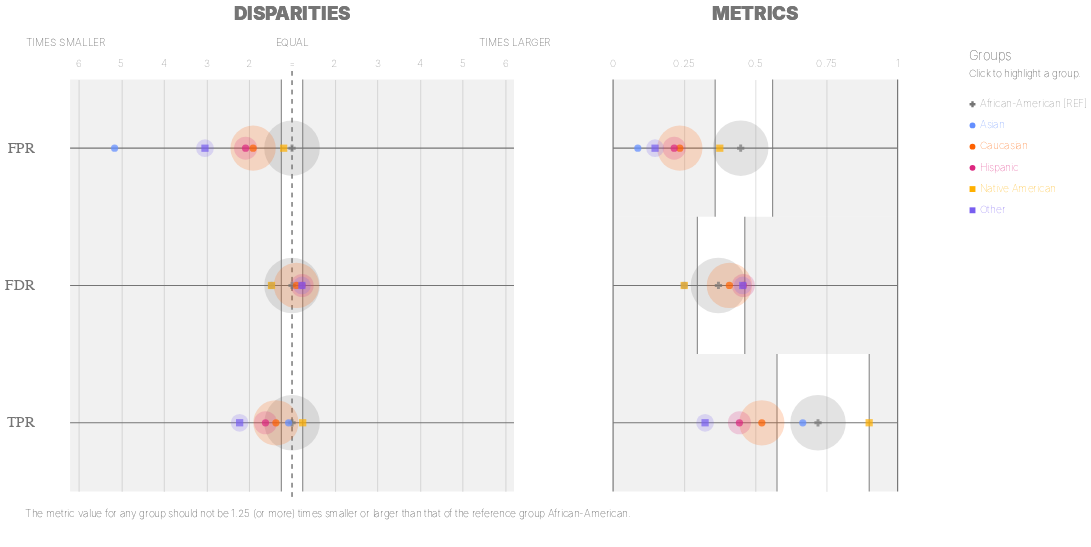

Notebook source saved alongside this figure:
### Code cell
ap.disparities_metrics(majority_bdf, METRICS,ATTRIBUTE, accessibility_mode=True)

### Figure 1 — Vega-Lite specification as saved in the notebook (floating-point values rounded to 4 significant figures)
{"config": {"view": {"continuousWidth": 400, "continuousHeight": 300, "strokeWidth": 0}, "axisLeft": {"labelColor": "rgb(117,117,117)", "labelFont": "Arial", "labelFontSize": 16}}, "hconcat": [{"layer": [{"data": {"name": "data-c0d075a859493b65d044b3511fcd129b"}, "mark": {"type": "rule", "stroke": "rgb(117,117,117)", "strokeWidth": 1.25, "tooltip": ""}, "encoding": {"x": {"type": "quantitative", "field": "x", "scale": {"domain": [-5, 5], "range": [57.0, 513.0]}}, "x2": {"field": "x2"}, "y": {"type": "nominal", "axis": {"domain": false, "labelAngle": 0, "labelPadding": -10, "orient": "left", "ticks": false, "title": ""}, "field": "metric", "scale": {"domain": ["FPR", "FDR", "TPR"], "range": [55.0, 495.0]}}}}, {"data": {"name": "data-79dd248bdaa0ea02c535240e8ad022c8"}, "mark": {"type": "rule", "stroke": "rgb(117,117,117)", "strokeDash": [5, 5], "strokeWidth": 1}, "encoding": {"tooltip": {"value": "African-American [REF]"}, "x": {"value": 285.0}, "y": {"value": 45.83}, "y2": {"value": 504.2}}}, {"data": {"name": "data-480d08adbcf1a8788c7976ef0d60b38c"}, "mark": {"type": "text", "align": "center", "color": "rgb(117,117,117)", "font": "Arial", "fontSize": 11, "fontWeight": 100, "tooltip": ""}, "encoding": {"text": {"type": "nominal", "field": "label"}, "x": {"type": "quantitative", "field": "value", "scale": {"domain": [-5, 5], "range": [57.0, 513.0]}}, "y": {"value": 38.5}}}, {"layer": [{"mark": {"type": "text", "align": "right", "fill": "rgb(117,117,117)", "font": "Arial", "fontSize": 11, "fontWeight": 100, "tooltip": ""}, "encoding": {"text": {"value": "TIMES SMALLER"}, "x": {"value": 85.5}, "y": {"value": 16.5}}}, {"mark": {"type": "text", "align": "left", "fill": "rgb(117,117,117)", "font": "Arial", "fontSize": 11, "fontWeight": 100, "tooltip": ""}, "encoding": {"text": {"value": "TIMES LARGER"}, "x": {"value": 484.5}, "y": {"value": 16.5}}}, {"mark": {"type": "text", "align": "center", "fill": "rgb(117,117,117)", "font": "Arial", "fontSize": 11, "fontWeight": 100, "tooltip": ""}, "encoding": {"text": {"value": "EQUAL"}, "x": {"value": 285.0}, "y": {"value": 16.5}}}], "data": {"name": "data-79dd248bdaa0ea02c535240e8ad022c8"}}, {"layer": [{"mark": {"type": "rule", "opacity": 0.8, "stroke": "rgb(117,117,117)", "strokeWidth": 1.25, "tooltip": ""}, "encoding": {"x": {"type": "quantitative", "field": "min", "scale": {"domain": [-5, 5], "range": [57.0, 513.0]}}, "y": {"value": 55.0}, "y2": {"value": 495.0}}}, {"mark": {"type": "rule", "opacity": 0.8, "stroke": "rgb(117,117,117)", "strokeWidth": 1.25, "tooltip": ""}, "encoding": {"x": {"type": "quantitative", "field": "max", "scale": {"domain": [-5, 5], "range": [57.0, 513.0]}}, "y": {"value": 55.0}, "y2": {"value": 495.0}}}, {"layer": [{"mark": {"type": "rect", "fill": "rgb(117,117,117)", "opacity": 0.1, "tooltip": ""}, "encoding": {"x": {"type": "quantitative", "field": "min", "scale": {"domain": [-5, 5], "range": [57.0, 513.0]}}, "x2": {"field": "lower_end"}, "y": {"value": 55.0}, "y2": {"value": 495.0}}}, {"mark": {"type": "rect", "fill": "rgb(117,117,117)", "opacity": 0.1, "tooltip": ""}, "encoding": {"x": {"type": "quantitative", "field": "max", "scale": {"domain": [-5, 5], "range": [57.0, 513.0]}}, "x2": {"field": "upper_end"}, "y": {"value": 55.0}, "y2": {"value": 495.0}}}]}, {"data": {"name": "data-79dd248bdaa0ea02c535240e8ad022c8"}, "mark": {"type": "text", "align": "left", "baseline": "top", "fill": "rgb(117,117,117)", "font": "Arial", "fontSize": 11, "fontWeight": 100, "tooltip": ""}, "encoding": {"text": {"value": "The metric value for any group should not be 1.25 (or more) times smaller or larger than that of the reference group African-American."}, "x": {"value": 0}, "y": {"value": 513.3}}}], "data": {"name": "data-4deb0f2b4b527b763d766fbb3c14c336"}}, {"layer": [{"mark": "circle"}, {"data": {"name": "data-2212780b1f478cf24ed134466f6e26ca"}, "mark": {"type": "circle", "opacity": 0.2}, "encoding": {"color": {"condition": {"type": "nominal", "field": "attribute_value", "legend": null, "scale": {"domain": ["African-American", "Asian", "Caucasian", "Hispanic", "Native American", "Other"], "range": ["rgb(117,117,117)", "rgb(100, 143, 255)", "rgb(254, 97, 0)", "rgb(220, 38, 127)", "rgb(255, 176, 0)", "rgb(120, 94, 240)"]}, "selection": "selector009"}, "value": "rgb(224,224,224)"}, "size": {"type": "quantitative", "field": "group_size", "legend": null, "scale": {"domain": [0, 4435.0], "range": [0, 4224.0]}}, "tooltip": [{"type": "nominal", "field": "attribute_value", "title": "Group"}, {"type": "nominal", "field": "tooltip_group_size", "title": "Group Size"}, {"type": "nominal", "field": "tooltip_disparity_explanation_fpr", "title": "Disparity"}, {"type": "quantitative", "field": "fpr", "format": ".2f", "title": "FPR"}], "x": {"type": "quantitative", "axis": {"domain": false, "labels": false, "ticks": false, "title": null, "values": [-5, -4, -3, -2, -1, 1, 2, 3, 4, 5]}, "field": "fpr_disparity_scaled", "scale": {"domain": [-5, 5], "range": [57.0, 513.0]}}, "y": {"type": "nominal", "axis": {"domain": false, "grid": false, "labels": false, "ticks": false, "title": " "}, "field": "metric_variable", "scale": {"domain": ["FPR", "FDR", "TPR"], "range": [55.0, 495.0]}}}, "selection": {"selector011": {"type": "multi", "empty": "all", "fields": ["attribute_value"]}}, "transform": [{"calculate": "'FPR'", "as": "metric_variable"}]}, {"data": {"name": "data-2212780b1f478cf24ed134466f6e26ca"}, "mark": {"type": "circle", "opacity": 0.2}, "encoding": {"color": {"condition": {"type": "nominal", "field": "attribute_value", "legend": null, "scale": {"domain": ["African-American", "Asian", "Caucasian", "Hispanic", "Native American", "Other"], "range": ["rgb(117,117,117)", "rgb(100, 143, 255)", "rgb(254, 97, 0)", "rgb(220, 38, 127)", "rgb(255, 176, 0)", "rgb(120, 94, 240)"]}, "selection": "selector009"}, "value": "rgb(224,224,224)"}, "size": {"type": "quantitative", "field": "group_size", "legend": null, "scale": {"domain": [0, 4435.0], "range": [0, 4224.0]}}, "tooltip": [{"type": "nominal", "field": "attribute_value", "title": "Group"}, {"type": "nominal", "field": "tooltip_group_size", "title": "Group Size"}, {"type": "nominal", "field": "tooltip_disparity_explanation_fdr", "title": "Disparity"}, {"type": "quantitative", "field": "fdr", "format": ".2f", "title": "FDR"}], "x": {"type": "quantitative", "axis": {"domain": false, "labels": false, "ticks": false, "title": null, "values": [-5, -4, -3, -2, -1, 1, 2, 3, 4, 5]}, "field": "fdr_disparity_scaled", "scale": {"domain": [-5, 5], "range": [57.0, 513.0]}}, "y": {"type": "nominal", "axis": {"domain": false, "grid": false, "labels": false, "ticks": false, "title": " "}, "field": "metric_variable", "scale": {"domain": ["FPR", "FDR", "TPR"], "range": [55.0, 495.0]}}}, "selection": {"selector013": {"type": "multi", "empty": "all", "fields": ["attribute_value"]}}, "transform": [{"calculate": "'FDR'", "as": "metric_variable"}]}, {"data": {"name": "data-2212780b1f478cf24ed134466f6e26ca"}, "mark": {"type": "circle", "opacity": 0.2}, "encoding": {"color": {"condition": {"type": "nominal", "field": "attribute_value", "legend": null, "scale": {"domain": ["African-American", "Asian", "Caucasian", "Hispanic", "Native American", "Other"], "range": ["rgb(117,117,117)", "rgb(100, 143, 255)", "rgb(254, 97, 0)", "rgb(220, 38, 127)", "rgb(255, 176, 0)", "rgb(120, 94, 240)"]}, "selection": "selector009"}, "value": "rgb(224,224,224)"}, "size": {"type": "quantitative", "field": "group_size", "legend": null, "scale": {"domain": [0, 4435.0], "range": [0, 4224.0]}}, "tooltip": [{"type": "nominal", "field": "attribute_value", "title": "Group"}, {"type": "nominal", "field": "tooltip_group_size", "title": "Group Size"}, {"type": "nominal", "field": "tooltip_disparity_explanation_tpr", "title": "Disparity"}, {"type": "quantitative", "field": "tpr", "format": ".2f", "title": "TPR"}], "x": {"type": "quantitative", "axis": {"domain": false, "labels": false, "ticks": false, "title": null, "values": [-5, -4, -3, -2, -1, 1, 2, 3, 4, 5]}, "field": "tpr_disparity_scaled", "scale": {"domain": [-5, 5], "range": [57.0, 513.0]}}, "y": {"type": "nominal", "axis": {"domain": false, "grid": false, "labels": false, "ticks": false, "title": " "}, "field": "metric_variable", "scale": {"domain": ["FPR", "FDR", "TPR"], "range": [55.0, 495.0]}}}, "selection": {"selector015": {"type": "multi", "empty": "all", "fields": ["attribute_value"]}}, "transform": [{"calculate": "'TPR'", "as": "metric_variable"}]}, {"layer": [{"mark": "point"}, {"data": {"name": "data-2212780b1f478cf24ed134466f6e26ca"}, "mark": {"type": "point", "filled": true, "size": 60}, "encoding": {"color": {"condition": {"type": "nominal", "field": "attribute_value", "legend": null, "scale": {"domain": ["African-American", "Asian", "Caucasian", "Hispanic", "Native American", "Other"], "range": ["rgb(117,117,117)", "rgb(100, 143, 255)", "rgb(254, 97, 0)", "rgb(220, 38, 127)", "rgb(255, 176, 0)", "rgb(120, 94, 240)"]}, "selection": "selector009"}, "value": "rgb(224,224,224)"}, "shape": {"type": "nominal", "field": "attribute_value", "legend": null, "scale": {"domain": ["African-American", "Asian", "Caucasian", "Hispanic", "Native American", "Other"], "range": ["cross", "circle", "circle", "circle", "square", "square"]}}, "tooltip": [{"type": "nominal", "field": "attribute_value", "title": "Group"}, {"type": "nominal", "field": "tooltip_group_size", "title": "Group Size"}, {"type": "nominal", "field": "tooltip_disparity_explanation_fpr", "title": "Disparity"}, {"type": "quantitative", "field": "fpr", "format": ".2f", "title": "FPR"}], "x": {"type": "quantitative", "axis": {"domain": false, "labels": false, "ticks": false, "title": null, "values": [-5, -4, -3, -2, -1, 1, 2, 3, 4, 5]}, "field": "fpr_disparity_scaled", "scale": {"domain": [-5, 5], "range": [57.0, 513.0]}}, "y": {"type": "nominal", "axis": {"domain": false, "grid": false, "labels": false, "ticks": false, "title": " "}, "field": "metric_variable", "scale": {"domain": ["FPR", "FDR", "TPR"], "range": [55.0, 495.0]}}}, "selection": {"selector010": {"type": "multi", "empty": "all", "fields": ["attribute_value"]}}, "transform": [{"calculate": "'FPR'", "as": "metric_variable"}]}, {"data": {"name": "data-2212780b1f478cf24ed134466f6e26ca"}, "mark": {"type": "point", "filled": true, "size": 60}, "encoding": {"color": {"condition": {"type": "nominal", "field": "attribute_value", "legend": null, "scale": {"domain": ["African-American", "Asian", "Caucasian", "Hispanic", "Native American", "Other"], "range": ["rgb(117,117,117)", "rgb(100, 143, 255)", "rgb(254, 97, 0)", "rgb(220, 38, 127)", "rgb(255, 176, 0)", "rgb(120, 94, 240)"]}, "selection": "selector009"}, "value": "rgb(224,224,224)"}, "shape": {"type": "nominal", "field": "attribute_value", "legend": null, "scale": {"domain": ["African-American", "Asian", "Caucasian", "Hispanic", "Native American", "Other"], "range": ["cross", "circle", "circle", "circle", "square", "square"]}}, "tooltip": [{"type": "nominal", "field": "attribute_value", "title": "Group"}, {"type": "nominal", "field": "tooltip_group_size", "title": "Group Size"}, {"type": "nominal", "field": "tooltip_disparity_explanation_fdr", "title": "Disparity"}, {"type": "quantitative", "field": "fdr", "format": ".2f", "title": "FDR"}], "x": {"type": "quantitative", "axis": {"domain": false, "labels": false, "ticks": false, "title": null, "values": [-5, -4, -3, -2, -1, 1, 2, 3, 4, 5]}, "field": "fdr_disparity_scaled", "scale": {"domain": [-5, 5], "range": [57.0, 513.0]}}, "y": {"type": "nominal", "axis": {"domain": false, "grid": false, "labels": false, "ticks": false, "title": " "}, "field": "metric_variable", "scale": {"domain": ["FPR", "FDR", "TPR"], "range": [55.0, 495.0]}}}, "selection": {"selector012": {"type": "multi", "empty": "all", "fields": ["attribute_value"]}}, "transform": [{"calculate": "'FDR'", "as": "metric_variable"}]}, {"data": {"name": "data-2212780b1f478cf24ed134466f6e26ca"}, "mark": {"type": "point", "filled": true, "size": 60}, "encoding": {"color": {"condition": {"type": "nominal", "field": "attribute_value", "legend": null, "scale": {"domain": ["African-American", "Asian", "Caucasian", "Hispanic", "Native American", "Other"], "range": ["rgb(117,117,117)", "rgb(100, 143, 255)", "rgb(254, 97, 0)", "rgb(220, 38, 127)", "rgb(255, 176, 0)", "rgb(120, 94, 240)"]}, "selection": "selector009"}, "value": "rgb(224,224,224)"}, "shape": {"type": "nominal", "field": "attribute_value", "legend": null, "scale": {"domain": ["African-American", "Asian", "Caucasian", "Hispanic", "Native American", "Other"], "range": ["cross", "circle", "circle", "circle", "square", "square"]}}, "tooltip": [{"type": "nominal", "field": "attribute_value", "title": "Group"}, {"type": "nominal", "field": "tooltip_group_size", "title": "Group Size"}, {"type": "nominal", "field": "tooltip_disparity_explanation_tpr", "title": "Disparity"}, {"type": "quantitative", "field": "tpr", "format": ".2f", "title": "TPR"}], "x": {"type": "quantitative", "axis": {"domain": false, "labels": false, "ticks": false, "title": null, "values": [-5, -4, -3, -2, -1, 1, 2, 3, 4, 5]}, "field": "tpr_disparity_scaled", "scale": {"domain": [-5, 5], "range": [57.0, 513.0]}}, "y": {"type": "nominal", "axis": {"domain": false, "grid": false, "labels": false, "ticks": false, "title": " "}, "field": "metric_variable", "scale": {"domain": ["FPR", "FDR", "TPR"], "range": [55.0, 495.0]}}}, "selection": {"selector014": {"type": "multi", "empty": "all", "fields": ["attribute_value"]}}, "transform": [{"calculate": "'TPR'", "as": "metric_variable"}]}]}]}, {"data": {"name": "data-79dd248bdaa0ea02c535240e8ad022c8"}, "mark": {"type": "text", "align": "center", "fill": "rgb(117,117,117)", "font": "Arial", "fontSize": 20, "fontWeight": 900, "tooltip": ""}, "encoding": {"text": {"value": "DISPARITIES"}, "x": {"value": 285.0}, "y": {"value": -15}}}], "height": 550, "resolve": {"scale": {"size": "independent", "y": "independent"}}, "width": 570.0}, {"layer": [{"data": {"name": "data-c5b287e18573560343da612219635138"}, "mark": {"type": "rule", "stroke": "rgb(117,117,117)", "strokeWidth": 1.25, "tooltip": ""}, "encoding": {"x": {"type": "quantitative", "field": "start", "scale": {"domain": [0, 1], "range": [38.0, 342.0]}}, "x2": {"field": "end"}, "y": {"type": "nominal", "axis": {"domain": false, "grid": false, "labels": false, "ticks": false, "title": " "}, "field": "y_position", "scale": {"domain": ["FPR", "FDR", "TPR"], "range": [55.0, 495.0]}}}}, {"data": {"name": "data-6cfe259518f6c7b358d8f836a73e6b7f"}, "mark": {"type": "rule", "stroke": "rgb(117,117,117)", "strokeWidth": 1.25, "tooltip": ""}, "encoding": {"x": {"type": "quantitative", "field": "x_position", "scale": {"domain": [0, 1], "range": [38.0, 342.0]}}, "y": {"value": 55.0}, "y2": {"value": 495.0}}}, {"data": {"name": "data-60ed1133fa688d151d36705a369482e0"}, "mark": {"type": "text", "align": "center", "color": "rgb(117,117,117)", "font": "Arial", "fontSize": 11, "fontWeight": 100, "tooltip": ""}, "encoding": {"text": {"type": "nominal", "field": "value"}, "x": {"type": "quantitative", "field": "value", "scale": {"domain": [0, 1], "range": [38.0, 342.0]}}, "y": {"value": 38.5}}}, {"layer": [{"mark": {"type": "rect", "opacity": 0.8, "stroke": "rgb(117,117,117)", "strokeWidth": 1.25, "tooltip": ""}, "encoding": {"x": {"type": "quantitative", "field": "lower_threshold_value", "scale": {"domain": [0, 1], "range": [38.0, 342.0]}}, "x2": {"field": "lower_threshold_value"}, "y": {"type": "nominal", "axis": {"domain": false, "grid": false, "labels": false, "ticks": false, "title": " "}, "field": "metric", "scale": {"domain": ["FPR", "FDR", "TPR"], "range": [55.0, 495.0]}}}}, {"mark": {"type": "rect", "opacity": 0.8, "stroke": "rgb(117,117,117)", "strokeWidth": 1.25, "tooltip": ""}, "encoding": {"x": {"type": "quantitative", "field": "upper_threshold_value", "scale": {"domain": [0, 1], "range": [38.0, 342.0]}}, "x2": {"field": "upper_threshold_value"}, "y": {"type": "nominal", "axis": {"domain": false, "grid": false, "labels": false, "ticks": false, "title": " "}, "field": "metric", "scale": {"domain": ["FPR", "FDR", "TPR"], "range": [55.0, 495.0]}}}}, {"layer": [{"mark": {"type": "rect", "fill": "rgb(117,117,117)", "opacity": 0.1, "tooltip": ""}, "encoding": {"x": {"type": "quantitative", "field": "lower_threshold_value", "scale": {"domain": [0, 1], "range": [38.0, 342.0]}}, "x2": {"field": "lower_end"}, "y": {"type": "nominal", "axis": {"domain": false, "grid": false, "labels": false, "ticks": false, "title": " "}, "field": "metric", "scale": {"domain": ["FPR", "FDR", "TPR"], "range": [55.0, 495.0]}}}}, {"mark": {"type": "rect", "fill": "rgb(117,117,117)", "opacity": 0.1, "tooltip": ""}, "encoding": {"x": {"type": "quantitative", "field": "upper_threshold_value", "scale": {"domain": [0, 1], "range": [38.0, 342.0]}}, "x2": {"field": "upper_end"}, "y": {"type": "nominal", "axis": {"domain": false, "grid": false, "labels": false, "ticks": false, "title": " "}, "field": "metric", "scale": {"domain": ["FPR", "FDR", "TPR"], "range": [55.0, 495.0]}}}}]}], "data": {"name": "data-8b249cd4fa10c5a7437f81793d581f60"}}, {"layer": [{"mark": "circle"}, {"data": {"name": "data-2212780b1f478cf24ed134466f6e26ca"}, "mark": {"type": "circle", "opacity": 0.2}, "encoding": {"color": {"condition": {"type": "nominal", "field": "attribute_value", "legend": null, "scale": {"domain": ["African-American", "Asian", "Caucasian", "Hispanic", "Native American", "Other"], "range": ["rgb(117,117,117)", "rgb(100, 143, 255)", "rgb(254, 97, 0)", "rgb(220, 38, 127)", "rgb(255, 176, 0)", "rgb(120, 94, 240)"]}, "selection": "selector009"}, "value": "rgb(224,224,224)"}, "size": {"type": "quantitative", "field": "group_size", "legend": null, "scale": {"domain": [0, 4435.0], "range": [0, 4224.0]}}, "tooltip": [{"type": "nominal", "field": "attribute_value", "title": "Group"}, {"type": "nominal", "field": "tooltip_group_size", "title": "Group Size"}, {"type": "nominal", "field": "tooltip_disparity_explanation_fpr", "title": "Disparity"}, {"type": "quantitative", "field": "fpr", "format": ".2f", "title": "FPR"}], "x": {"type": "quantitative", "axis": {"domain": false, "labels": false, "ticks": false, "title": null, "values": [0.25, 0.5, 0.75]}, "field": "fpr", "scale": {"domain": [0, 1], "range": [38.0, 342.0]}}, "y": {"type": "nominal", "axis": {"domain": false, "grid": false, "labels": false, "ticks": false, "title": " "}, "field": "metric_variable", "scale": {"domain": ["FPR", "FDR", "TPR"], "range": [55.0, 495.0]}}}, "selection": {"selector017": {"type": "multi", "empty": "all", "fields": ["attribute_value"]}}, "transform": [{"calculate": "'FPR'", "as": "metric_variable"}]}, {"data": {"name": "data-2212780b1f478cf24ed134466f6e26ca"}, "mark": {"type": "circle", "opacity": 0.2}, "encoding": {"color": {"condition": {"type": "nominal", "field": "attribute_value", "legend": null, "scale": {"domain": ["African-American", "Asian", "Caucasian", "Hispanic", "Native American", "Other"], "range": ["rgb(117,117,117)", "rgb(100, 143, 255)", "rgb(254, 97, 0)", "rgb(220, 38, 127)", "rgb(255, 176, 0)", "rgb(120, 94, 240)"]}, "selection": "selector009"}, "value": "rgb(224,224,224)"}, "size": {"type": "quantitative", "field": "group_size", "legend": null, "scale": {"domain": [0, 4435.0], "range": [0, 4224.0]}}, "tooltip": [{"type": "nominal", "field": "attribute_value", "title": "Group"}, {"type": "nominal", "field": "tooltip_group_size", "title": "Group Size"}, {"type": "nominal", "field": "tooltip_disparity_explanation_fdr", "title": "Disparity"}, {"type": "quantitative", "field": "fdr", "format": ".2f", "title": "FDR"}], "x": {"type": "quantitative", "axis": {"domain": false, "labels": false, "ticks": false, "title": null, "values": [0.25, 0.5, 0.75]}, "field": "fdr", "scale": {"domain": [0, 1], "range": [38.0, 342.0]}}, "y": {"type": "nominal", "axis": {"domain": false, "grid": false, "labels": false, "ticks": false, "title": " "}, "field": "metric_variable", "scale": {"domain": ["FPR", "FDR", "TPR"], "range": [55.0, 495.0]}}}, "selection": {"selector019": {"type": "multi", "empty": "all", "fields": ["attribute_value"]}}, "transform": [{"calculate": "'FDR'", "as": "metric_variable"}]}, {"data": {"name": "data-2212780b1f478cf24ed134466f6e26ca"}, "mark": {"type": "circle", "opacity": 0.2}, "encoding": {"color": {"condition": {"type": "nominal", "field": "attribute_value", "legend": null, "scale": {"domain": ["African-American", "Asian", "Caucasian", "Hispanic", "Native American", "Other"], "range": ["rgb(117,117,117)", "rgb(100, 143, 255)", "rgb(254, 97, 0)", "rgb(220, 38, 127)", "rgb(255, 176, 0)", "rgb(120, 94, 240)"]}, "selection": "selector009"}, "value": "rgb(224,224,224)"}, "size": {"type": "quantitative", "field": "group_size", "legend": null, "scale": {"domain": [0, 4435.0], "range": [0, 4224.0]}}, "tooltip": [{"type": "nominal", "field": "attribute_value", "title": "Group"}, {"type": "nominal", "field": "tooltip_group_size", "title": "Group Size"}, {"type": "nominal", "field": "tooltip_disparity_explanation_tpr", "title": "Disparity"}, {"type": "quantitative", "field": "tpr", "format": ".2f", "title": "TPR"}], "x": {"type": "quantitative", "axis": {"domain": false, "labels": false, "ticks": false, "title": null, "values": [0.25, 0.5, 0.75]}, "field": "tpr", "scale": {"domain": [0, 1], "range": [38.0, 342.0]}}, "y": {"type": "nominal", "axis": {"domain": false, "grid": false, "labels": false, "ticks": false, "title": " "}, "field": "metric_variable", "scale": {"domain": ["FPR", "FDR", "TPR"], "range": [55.0, 495.0]}}}, "selection": {"selector021": {"type": "multi", "empty": "all", "fields": ["attribute_value"]}}, "transform": [{"calculate": "'TPR'", "as": "metric_variable"}]}, {"layer": [{"mark": "point"}, {"data": {"name": "data-2212780b1f478cf24ed134466f6e26ca"}, "mark": {"type": "point", "filled": true, "size": 60}, "encoding": {"color": {"condition": {"type": "nominal", "field": "attribute_value", "legend": null, "scale": {"domain": ["African-American", "Asian", "Caucasian", "Hispanic", "Native American", "Other"], "range": ["rgb(117,117,117)", "rgb(100, 143, 255)", "rgb(254, 97, 0)", "rgb(220, 38, 127)", "rgb(255, 176, 0)", "rgb(120, 94, 240)"]}, "selection": "selector009"}, "value": "rgb(224,224,224)"}, "shape": {"type": "nominal", "field": "attribute_value", "legend": null, "scale": {"domain": ["African-American", "Asian", "Caucasian", "Hispanic", "Native American", "Other"], "range": ["cross", "circle", "circle", "circle", "square", "square"]}}, "tooltip": [{"type": "nominal", "field": "attribute_value", "title": "Group"}, {"type": "nominal", "field": "tooltip_group_size", "title": "Group Size"}, {"type": "nominal", "field": "tooltip_disparity_explanation_fpr", "title": "Disparity"}, {"type": "quantitative", "field": "fpr", "format": ".2f", "title": "FPR"}], "x": {"type": "quantitative", "axis": {"domain": false, "labels": false, "ticks": false, "title": null, "values": [0.25, 0.5, 0.75]}, "field": "fpr", "scale": {"domain": [0, 1], "range": [38.0, 342.0]}}, "y": {"type": "nominal", "axis": {"domain": false, "grid": false, "labels": false, "ticks": false, "title": " "}, "field": "metric_variable", "scale": {"domain": ["FPR", "FDR", "TPR"], "range": [55.0, 495.0]}}}, "selection": {"selector016": {"type": "multi", "empty": "all", "fields": ["attribute_value"]}}, "transform": [{"calculate": "'FPR'", "as": "metric_variable"}]}, {"data": {"name": "data-2212780b1f478cf24ed134466f6e26ca"}, "mark": {"type": "point", "filled": true, "size": 60}, "encoding": {"color": {"condition": {"type": "nominal", "field": "attribute_value", "legend": null, "scale": {"domain": ["African-American", "Asian", "Caucasian", "Hispanic", "Native American", "Other"], "range": ["rgb(117,117,117)", "rgb(100, 143, 255)", "rgb(254, 97, 0)", "rgb(220, 38, 127)", "rgb(255, 176, 0)", "rgb(120, 94, 240)"]}, "selection": "selector009"}, "value": "rgb(224,224,224)"}, "shape": {"type": "nominal", "field": "attribute_value", "legend": null, "scale": {"domain": ["African-American", "Asian", "Caucasian", "Hispanic", "Native American", "Other"], "range": ["cross", "circle", "circle", "circle", "square", "square"]}}, "tooltip": [{"type": "nominal", "field": "attribute_value", "title": "Group"}, {"type": "nominal", "field": "tooltip_group_size", "title": "Group Size"}, {"type": "nominal", "field": "tooltip_disparity_explanation_fdr", "title": "Disparity"}, {"type": "quantitative", "field": "fdr", "format": ".2f", "title": "FDR"}], "x": {"type": "quantitative", "axis": {"domain": false, "labels": false, "ticks": false, "title": null, "values": [0.25, 0.5, 0.75]}, "field": "fdr", "scale": {"domain": [0, 1], "range": [38.0, 342.0]}}, "y": {"type": "nominal", "axis": {"domain": false, "grid": false, "labels": false, "ticks": false, "title": " "}, "field": "metric_variable", "scale": {"domain": ["FPR", "FDR", "TPR"], "range": [55.0, 495.0]}}}, "selection": {"selector018": {"type": "multi", "empty": "all", "fields": ["attribute_value"]}}, "transform": [{"calculate": "'FDR'", "as": "metric_variable"}]}, {"data": {"name": "data-2212780b1f478cf24ed134466f6e26ca"}, "mark": {"type": "point", "filled": true, "size": 60}, "encoding": {"color": {"condition": {"type": "nominal", "field": "attribute_value", "legend": null, "scale": {"domain": ["African-American", "Asian", "Caucasian", "Hispanic", "Native American", "Other"], "range": ["rgb(117,117,117)", "rgb(100, 143, 255)", "rgb(254, 97, 0)", "rgb(220, 38, 127)", "rgb(255, 176, 0)", "rgb(120, 94, 240)"]}, "selection": "selector009"}, "value": "rgb(224,224,224)"}, "shape": {"type": "nominal", "field": "attribute_value", "legend": null, "scale": {"domain": ["African-American", "Asian", "Caucasian", "Hispanic", "Native American", "Other"], "range": ["cross", "circle", "circle", "circle", "square", "square"]}}, "tooltip": [{"type": "nominal", "field": "attribute_value", "title": "Group"}, {"type": "nominal", "field": "tooltip_group_size", "title": "Group Size"}, {"type": "nominal", "field": "tooltip_disparity_explanation_tpr", "title": "Disparity"}, {"type": "quantitative", "field": "tpr", "format": ".2f", "title": "TPR"}], "x": {"type": "quantitative", "axis": {"domain": false, "labels": false, "ticks": false, "title": null, "values": [0.25, 0.5, 0.75]}, "field": "tpr", "scale": {"domain": [0, 1], "range": [38.0, 342.0]}}, "y": {"type": "nominal", "axis": {"domain": false, "grid": false, "labels": false, "ticks": false, "title": " "}, "field": "metric_variable", "scale": {"domain": ["FPR", "FDR", "TPR"], "range": [55.0, 495.0]}}}, "selection": {"selector020": {"type": "multi", "empty": "all", "fields": ["attribute_value"]}}, "transform": [{"calculate": "'TPR'", "as": "metric_variable"}]}]}]}, {"data": {"name": "data-79dd248bdaa0ea02c535240e8ad022c8"}, "mark": {"type": "text", "align": "center", "fill": "rgb(117,117,117)", "font": "Arial", "fontSize": 20, "fontWeight": 900, "tooltip": ""}, "encoding": {"text": {"value": "METRICS"}, "x": {"value": 190.0}, "y": {"value": -15}}}, {"layer": [{"mark": {"type": "point", "filled": true, "opacity": 1, "size": 39.48}, "encoding": {"color": {"condition": {"type": "nominal", "field": "attribute_value", "legend": null, "scale": {"domain": ["African-American", "Asian", "Caucasian", "Hispanic", "Native American", "Other"], "range": ["rgb(117,117,117)", "rgb(100, 143, 255)", "rgb(254, 97, 0)", "rgb(220, 38, 127)", "rgb(255, 176, 0)", "rgb(120, 94, 240)"]}, "selection": "selector009"}, "value": "rgb(224,224,224)"}, "shape": {"type": "nominal", "field": "attribute_value", "legend": null, "scale": {"domain": ["African-American", "Asian", "Caucasian", "Hispanic", "Native American", "Other"], "range": ["cross", "circle", "circle", "circle", "square", "square"]}}, "x": {"value": 422.0}, "y": {"type": "nominal", "axis": {"domain": false, "grid": false, "labels": false, "ticks": false, "title": " "}, "field": "attribute_value", "scale": {"domain": ["African-American", "Asian", "Caucasian", "Hispanic", "Native American", "Other"], "range": [70, 206]}}}, "selection": {"selector009": {"type": "multi", "empty": "all", "fields": ["attribute_value"]}}}, {"mark": {"type": "text", "align": "left", "baseline": "middle", "font": "Arial", "fontSize": 11, "fontWeight": 100}, "encoding": {"color": {"condition": {"type": "nominal", "field": "attribute_value", "legend": null, "scale": {"domain": ["African-American", "Asian", "Caucasian", "Hispanic", "Native American", "Other"], "range": ["rgb(117,117,117)", "rgb(100, 143, 255)", "rgb(254, 97, 0)", "rgb(220, 38, 127)", "rgb(255, 176, 0)", "rgb(120, 94, 240)"]}, "selection": "selector009"}, "value": "rgb(224,224,224)"}, "text": {"type": "nominal", "field": "label"}, "x": {"value": 430.0}, "y": {"type": "nominal", "axis": {"domain": false, "grid": false, "labels": false, "ticks": false, "title": " "}, "field": "attribute_value", "scale": {"domain": ["African-American", "Asian", "Caucasian", "Hispanic", "Native American", "Other"], "range": [70, 206]}}}, "selection": {"selector022": {"type": "multi", "empty": "all", "fields": ["attribute_value"]}}}, {"data": {"name": "data-79dd248bdaa0ea02c535240e8ad022c8"}, "mark": {"type": "text", "align": "left", "baseline": "middle", "color": "rgb(117,117,117)", "font": "Arial", "fontSize": 11, "fontWeight": 100}, "encoding": {"text": {"value": "Click to highlight a group."}, "x": {"value": 418.0}, "y": {"value": 49}}}, {"data": {"name": "data-79dd248bdaa0ea02c535240e8ad022c8"}, "mark": {"type": "text", "align": "left", "baseline": "middle", "color": "rgb(117,117,117)", "font": "Arial", "fontSize": 14, "fontWeight": 100}, "encoding": {"text": {"value": "Groups"}, "x": {"value": 418.0}, "y": {"value": 30}}}], "data": {"name": "data-33fedf0748abb2f8c0c839126e3451ef"}}], "height": 550, "resolve": {"scale": {"y": "independent"}}, "width": 380.0}], "bounds": "flush", "spacing": 20, "$schema": "https://vega.github.io/schema/vega-lite/v4.8.1.json", "datasets": {"data-c0d075a859493b65d044b3511fcd129b": [{"metric": "FPR", "x": -5.2, "x2": 5.2}, {"metric": "FDR", "x": -5.2, "x2": 5.2}, {"metric": "TPR", "x": -5.2, "x2": 5.2}], "data-79dd248bdaa0ea02c535240e8ad022c8": [{"a": 1, "b": 0}, {"a": 1, "b": 0}], "data-480d08adbcf1a8788c7976ef0d60b38c": [{"value": -5, "label": 6}, {"value": -4, "label": 5}, {"value": -3, "label": 4}, {"value": -2, "label": 3}, {"value": -1, "label": 2}, {"value": 0, "label": "="}, {"value": 1, "label": 2}, {"value": 2, "label": 3}, {"value": 3, "label": 4}, {"value": 4, "label": 5}, {"value": 5, "label": 6}], "data-4deb0f2b4b527b763d766fbb3c14c336": [{"min": -0.25, "max": 0.25, "lower_end": -5.2, "upper_end": 5.2}], "data-2212780b1f478cf24ed134466f6e26ca": [{"attribute_name": "race", "attribute_value": "African-American", "group_size": 3696, "total_entities": 7214, "fpr": 0.4485, "fdr": 0.3703, "tpr": 0.7201, "fpr_disparity": 1.0, "fdr_disparity": 1.0, "tpr_disparity": 1.0, "fpr_disparity_scaled": 0.0, "fdr_disparity_scaled": 0.0, "tpr_disparity_scaled": 0.0, "tooltip_group_size": "3,696 (51.23%)", "tooltip_disparity_explanation_fpr": "Reference group", "tooltip_disparity_explanation_fdr": "Reference group", "tooltip_disparity_explanation_tpr": "Reference group"}, {"attribute_name": "race", "attribute_value": "Asian", "group_size": 32, "total_entities": 7214, "fpr": 0.08696, "fdr": 0.25, "tpr": 0.6667, "fpr_disparity": 0.1939, "fdr_disparity": 0.6752, "tpr_disparity": 0.9257, "fpr_disparity_scaled": -4.157, "fdr_disparity_scaled": -0.4811, "tpr_disparity_scaled": -0.08022, "tooltip_group_size": "32 (0.44%)", "tooltip_disparity_explanation_fpr": "5.16 times smaller FPR than the reference group", "tooltip_disparity_explanation_fdr": "1.48 times smaller FDR than the reference group", "tooltip_disparity_explanation_tpr": "1.08 times smaller TPR than the reference group"}, {"attribute_name": "race", "attribute_value": "Caucasian", "group_size": 2454, "total_entities": 7214, "fpr": 0.2345, "fdr": 0.4087, "tpr": 0.5228, "fpr_disparity": 0.523, "fdr_disparity": 1.104, "tpr_disparity": 0.7259, "fpr_disparity_scaled": -0.9121, "fdr_disparity_scaled": 0.1036, "tpr_disparity_scaled": -0.3775, "tooltip_group_size": "2,454 (34.02%)", "tooltip_disparity_explanation_fpr": "1.91 times smaller FPR than the reference group", "tooltip_disparity_explanation_fdr": "1.10 times larger FDR than the reference group", "tooltip_disparity_explanation_tpr": "1.38 times smaller TPR than the reference group"}, {"attribute_name": "race", "attribute_value": "Hispanic", "group_size": 637, "total_entities": 7214, "fpr": 0.2148, "fdr": 0.4579, "tpr": 0.444, "fpr_disparity": 0.479, "fdr_disparity": 1.237, "tpr_disparity": 0.6165, "fpr_disparity_scaled": -1.088, "fdr_disparity_scaled": 0.2366, "tpr_disparity_scaled": -0.6221, "tooltip_group_size": "637 (8.83%)", "tooltip_disparity_explanation_fpr": "2.09 times smaller FPR than the reference group", "tooltip_disparity_explanation_fdr": "1.24 times larger FDR than the reference group", "tooltip_disparity_explanation_tpr": "1.62 times smaller TPR than the reference group"}, {"attribute_name": "race", "attribute_value": "Native American", "group_size": 18, "total_entities": 7214, "fpr": 0.375, "fdr": 0.25, "tpr": 0.9, "fpr_disparity": 0.8362, "fdr_disparity": 0.6752, "tpr_disparity": 1.25, "fpr_disparity_scaled": -0.1959, "fdr_disparity_scaled": -0.4811, "tpr_disparity_scaled": 0.2497, "tooltip_group_size": "18 (0.25%)", "tooltip_disparity_explanation_fpr": "1.20 times smaller FPR than the reference group", "tooltip_disparity_explanation_fdr": "1.48 times smaller FDR than the reference group", "tooltip_disparity_explanation_tpr": "1.25 times larger TPR than the reference group"}, {"attribute_name": "race", "attribute_value": "Other", "group_size": 377, "total_entities": 7214, "fpr": 0.1475, "fdr": 0.4557, "tpr": 0.3233, "fpr_disparity": 0.329, "fdr_disparity": 1.231, "tpr_disparity": 0.4489, "fpr_disparity_scaled": -2.04, "fdr_disparity_scaled": 0.2307, "tpr_disparity_scaled": -1.227, "tooltip_group_size": "377 (5.23%)", "tooltip_disparity_explanation_fpr": "3.04 times smaller FPR than the reference group", "tooltip_disparity_explanation_fdr": "1.23 times larger FDR than the reference group", "tooltip_disparity_explanation_tpr": "2.23 times smaller TPR than the reference group"}], "data-c5b287e18573560343da612219635138": [{"y_position": "FPR", "start": 0, "end": 1}, {"y_position": "FDR", "start": 0, "end": 1}, {"y_position": "TPR", "start": 0, "end": 1}], "data-6cfe259518f6c7b358d8f836a73e6b7f": [{"x_position": 0}, {"x_position": 1}], "data-60ed1133fa688d151d36705a369482e0": [{"value": 0.0}, {"value": 0.25}, {"value": 0.5}, {"value": 0.75}, {"value": 1.0}], "data-8b249cd4fa10c5a7437f81793d581f60": [{"lower_end": 0, "upper_end": 1, "lower_threshold_value": 0.3588, "upper_threshold_value": 0.5606, "metric": "FPR"}, {"lower_end": 0, "upper_end": 1, "lower_threshold_value": 0.2962, "upper_threshold_value": 0.4629, "metric": "FDR"}, {"lower_end": 0, "upper_end": 1, "lower_threshold_value": 0.5761, "upper_threshold_value": 0.9002, "metric": "TPR"}], "data-33fedf0748abb2f8c0c839126e3451ef": [{"attribute_value": "African-American", "label": "African-American [REF]"}, {"attribute_value": "Asian", "label": "Asian"}, {"attribute_value": "Caucasian", "label": "Caucasian"}, {"attribute_value": "Hispanic", "label": "Hispanic"}, {"attribute_value": "Native American", "label": "Native American"}, {"attribute_value": "Other", "label": "Other"}]}}
